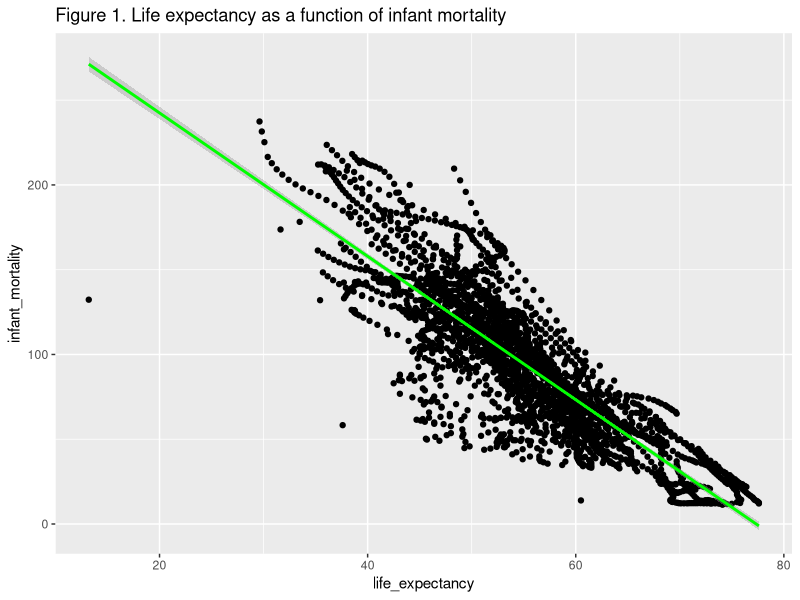
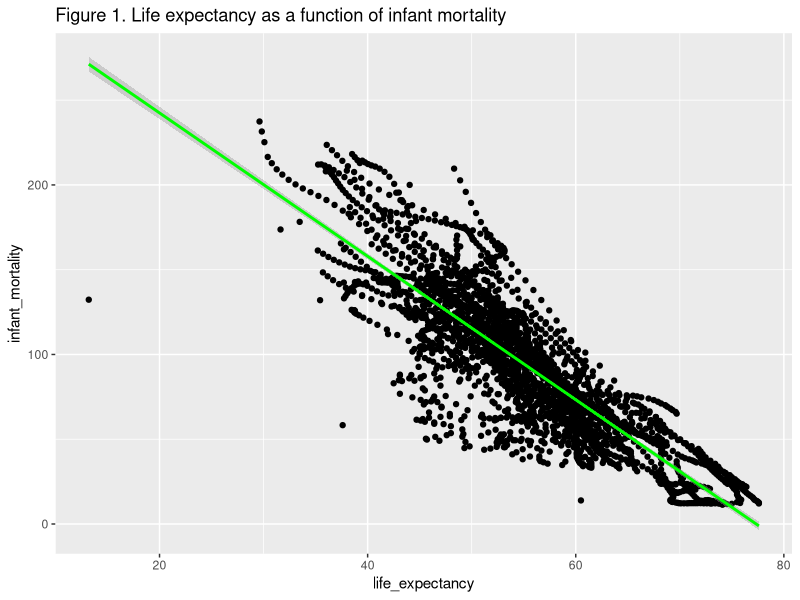
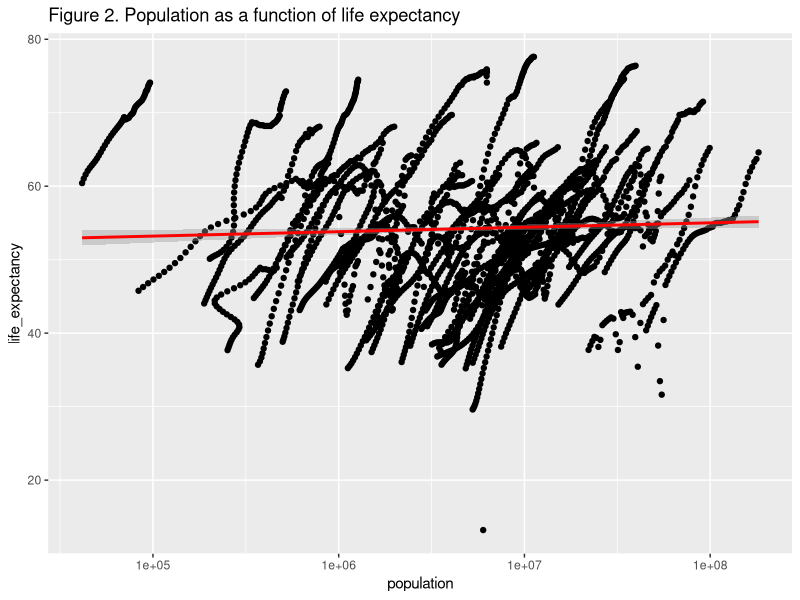
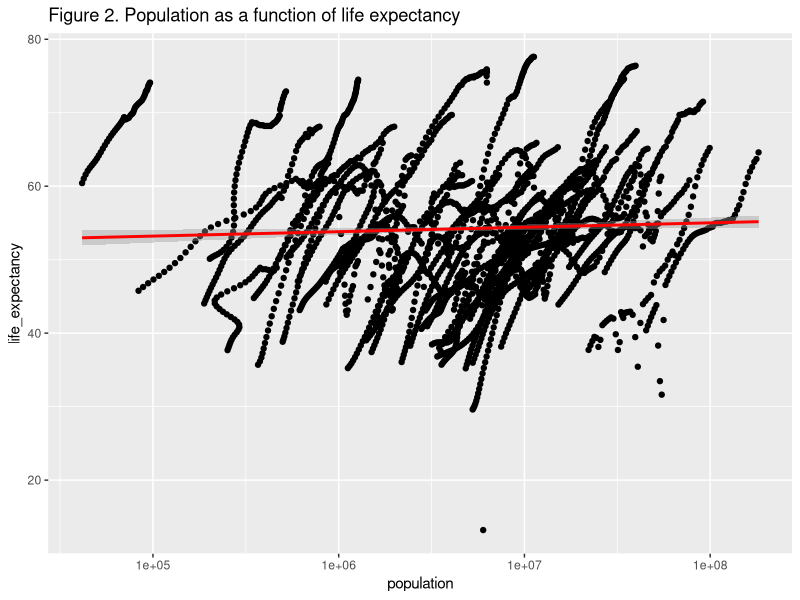
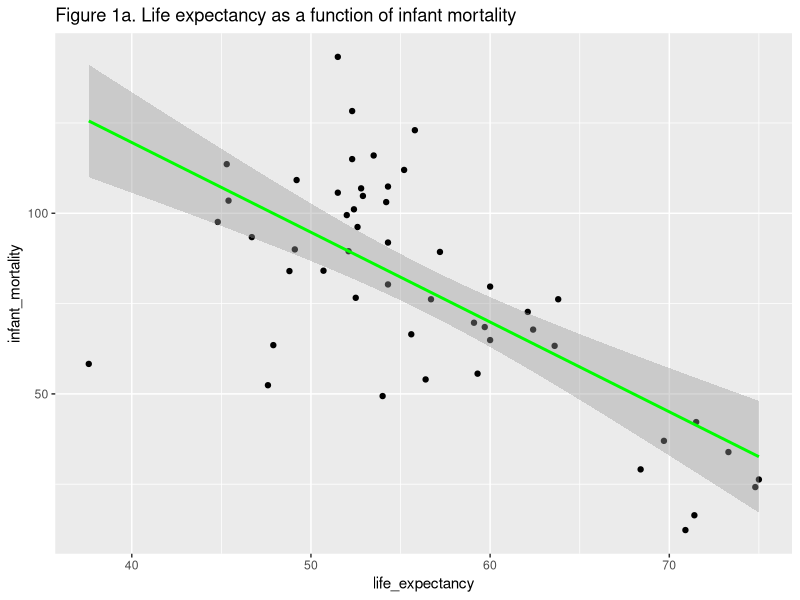
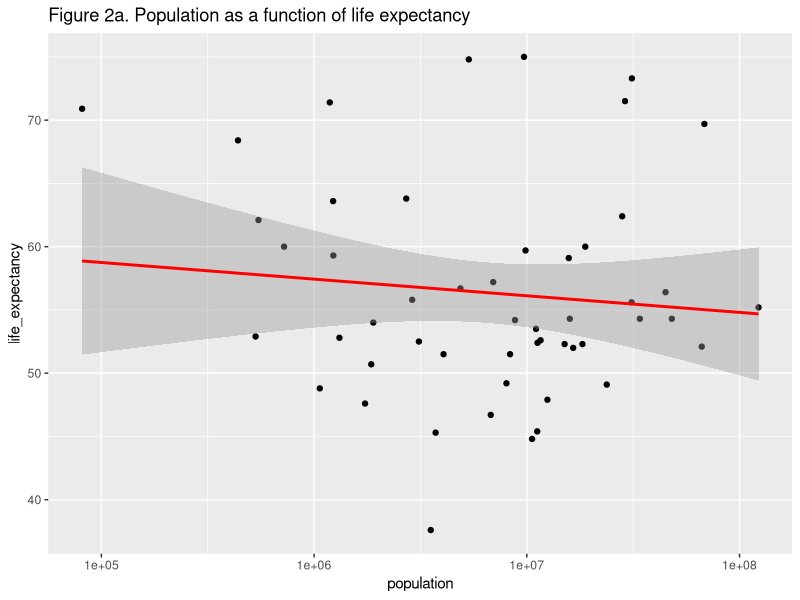
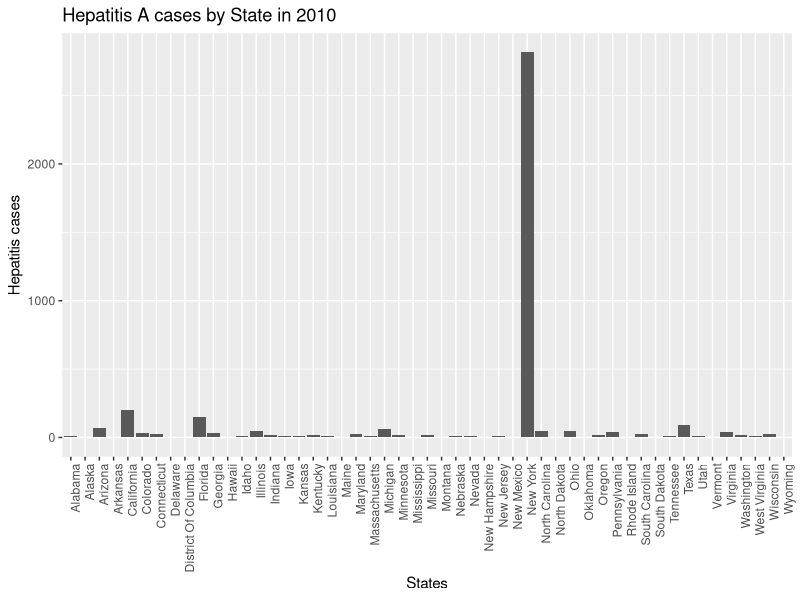
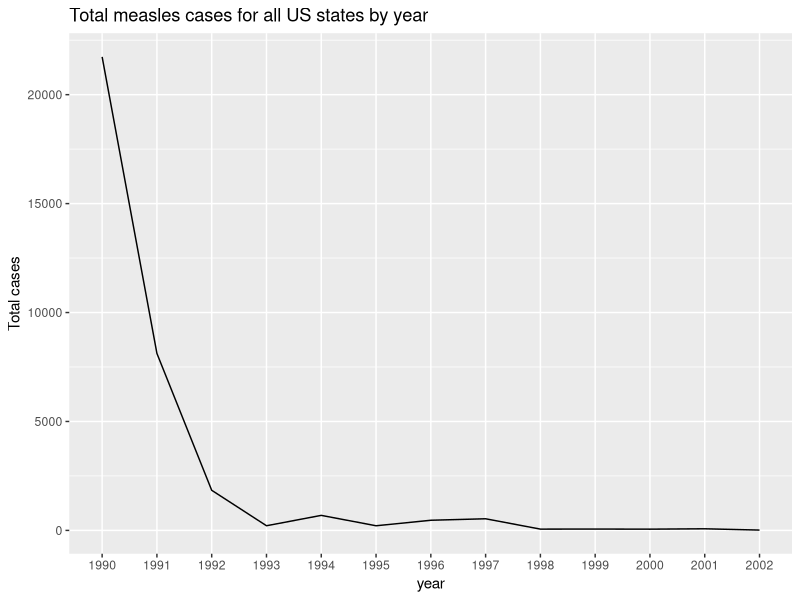

Write R code to recreate these figures, in order.
## ---- chunk 1
install.packages("dslabs", repos = "https://cran.rstudio.com/")
library("dslabs") #load the package.
library("tidyverse") #This is a good package for data processing tasks and since I have it installed, I only had to load it. 
library(ggplot2) #use to generate plots. 
library(dplyr) #load this package if you want to use %>%
## ---- chunk 2
help("gapminder")
## ---- chunk 3
str(gapminder) #get an over view of data structure.
## ---- chunk 4
summary(gapminder)
## ---- chunk 5
class(gapminder)
## ---- chunk 6
africadata <- filter(gapminder, continent == "Africa")
## ---- chunk 7
print(africadata) #view the entire dataset.
str(africadata) #get an overview the data structure.
summary(africadata) #get a summary of data.
dim(africadata) #check the dimensions of data.
## ---- chunk 8
inf.mort_lf.exp <- africadata %>% 
  select("infant_mortality", "life_expectancy") #create a new dataset from africadata that only contains two columns namely, infant_mortality and life_expectancy. 
str(inf.mort_lf.exp) #get an overview of the data structure.
summary(inf.mort_lf.exp) #get a summary of the data.
nrow(inf.mort_lf.exp) #check number of row/observations. 
dim(inf.mort_lf.exp) #check the dimensions of the data.
## ---- chunk 9
pop_lf.exp <- africadata %>%
  select("population", "life_expectancy") #create a new dataset from africadata with only two columns namely, population and life_expectancy. 

str(pop_lf.exp) #get an overview of the data structure.
summary(pop_lf.exp) #get a summary of the data.
dim(pop_lf.exp) #check the dimnensions of the data. 
## ---- chunk 10
pt1 <- inf.mort_lf.exp %>% 
  ggplot(aes(life_expectancy, infant_mortality)) + geom_point(color = "black") + geom_smooth(color = "green",method = 'lm') + labs(title = "Figure 1. Life expectancy as a function of infant mortality")  #generate a scatterplot with regression line to demonstrate the positive or negative correlation. 

plot(pt1) #generate the scatterplot.

print(pt1) #print the plot. 
## ---- chunk 11
pt2 <- pop_lf.exp %>%
  ggplot(aes(population, life_expectancy)) + geom_point(color = "black") + scale_x_log10() + geom_smooth(color = "red", method = 'lm') + labs(title = "Figure 2. Population as a function of life expectancy") #generated a scatterplot with population on the x-axis and life_expectancy on the y-axis.Note: we have set x-axis to log scale. 
plot(pt2) #generate the plot.
print(pt2) # print the plot. 
## ---- chunk 12
summary(africadata$infant_mortality) #look at the summary for NA's. 
sum(is.na(africadata$infant_mortality)) # total number of NA's in infant mortality column.
## ---- chunk 13
missing_df <- africadata %>% 
  select("year", "infant_mortality")  #variable called missing_df with the variables year and infant mortality.
print(missing_df )  #view the newly created dataset.

missing_df <- missing_df %>% 
  filter(is.na(infant_mortality)) %>%  #filter the NA's from infant mortality variable. 
  select(year) %>%    #select the variable year that corresponds with the NA's in infant mortality column.
  distinct()  #use it to avoid repetition of the same years. 
print(missing_df)  #view the dataset.

year_2000 <- africadata %>%  #select the year 2000 from the year column to further investigate by generating plots. 
  filter(year == 2000)
str(year_2000)  #get overview of the data structure.
summary(year_2000)  #summary of the dataset called year_2000 that has 51 observations and 9 variables. 
## ---- chunk 14
pt1.v2 <- year_2000 %>%       #generate a scatterplot of life_expectancy as a function of infant mortality which now holds data for the year 2000 only.
  ggplot(aes(life_expectancy, infant_mortality)) + geom_point(color = "black") + geom_smooth(color = "green", method = 'lm') + labs(title = "Figure 1a. Life expectancy as a function of infant mortality")  #generate scatterplot using this code with a few tweeks in the code to make the plot look better and more colorful. The labs argument is used to add custom titles to the scatterplot.
plot(pt1.v2) #generate the plot. 


pt2.v2 <- year_2000 %>%    #generate a scatterplot of population as a function of life expectancy which now holds data for the year 2000 only with 51 observations.
  ggplot(aes(population, life_expectancy)) + geom_point(color = "black") + scale_x_log10() + geom_smooth(color = "red", method = 'lm') + labs(title = "Figure 2a. Population as a function of life expectancy")   #generate scatterplot using this code with a few tweeks in the code to make the plot look better and more colorful. The argument labs is used to add custom titles to the scatterplot.
plot(pt2.v2)  #generate the plot.
## ---- chunk 15
fit1 <- lm(life_expectancy ~ infant_mortality, data = year_2000) #fit regression model with life expectancy as the outcome and infant mortality as predictor. Note: In the lm function, outcome lies on the left of tilde sign and predictor on the right side.  
summary(fit1) #get the summary of the sample model
## ---- chunk 16
fit2 <- lm(life_expectancy ~ population, data = year_2000) #fit regession model with life expectancy as outcome and population as predictor.

summary(fit2) #get the summary for the fitted model.
## ---- chunk 17
#Get an overview of the us_contagious_diseases data structure
str(us_contagious_diseases)

#Get a summary of the us_contagious_diseases data
summary(us_contagious_diseases)

#Determine the object class for the us_contagious_diseases dataset
class(us_contagious_diseases)

#View the dataset help file information
help(us_contagious_diseases)

#View the dataset as a whole in the console
print(us_contagious_diseases)

## ---- chunk 18
us_illness_20y <- us_contagious_diseases |> filter(year>1989 & year<2011) #Use the filter function to select for the rows that include the years 1990 - 2010

print(us_illness_20y)
## ---- chunk 19
us_illness_20y |> filter(if_any(everything(), is.na)) #Filter used, If_any helps to check all columns, and everything applies the is.na function to all the columns.

## ---- chunk 20
#First we will create an object with all the Hepatitis A cases in 2010 filtered 
hepatitis_A_2010 <- us_contagious_diseases |>filter(disease=='Hepatitis A' & year==2010) 

#We will now get a sum of all the case counts from the hepatitis cases in 2010
hep_A_2010_count <- sum(hepatitis_A_2010 $count)

## ---- chunk 21
#Generate a bar chart that displays Hepatitis A case numbers by state from the year 2010
ggplot(data = hepatitis_A_2010, aes(x =state, y =count)) + geom_bar(stat = "identity") + labs(title = "Hepatitis A cases by State in 2010", x = "States", y = "Hepatitis cases") + theme(axis.text.x = element_text(angle = 90, hjust = 1))
#Use the ggplot function with aes and define the variables, define a bar chart by using geom_bar, add labels with labs, and then specify that the x-axis labels rotate 90 degrees by using the theme function.

## ---- chunk 22
#Use the filter function and view the results
measles_cases <- us_illness_20y|> filter(disease=='Measles')
summary(measles_cases)
print(measles_cases)

## ---- chunk 23
unique(measles_cases$state)
## ---- chunk 24
#We get the total measles cases by grouping the years together and then using the sum function on the count and then summarise these results
measles_total_cases <- measles_cases |> group_by(year) |> summarise(total_cases=sum(count))

print(measles_total_cases)
summary(measles_total_cases)
## ---- chunk 25
#First we want to make sure that years are seen as a factor/categorical for the plot.
measles_total_cases$year <- as.factor(measles_total_cases$year)

#Plot a line graph with the appropriate variables and labels. Ensure that we have group set as 1 since this is a line plot with factors.
ggplot(data = measles_total_cases, aes(x=year, y= total_cases)) + geom_line(group=1) + labs(title= "Total measles cases for all US states by year", x = "year", y = "Total cases")


## ---- chunk 26
#adding an additonal column with the mutate function
measles_percent <- measles_cases|> mutate(percent_affected = count/population*100)

#Reorder the percent of the population affected from highest to lowest
measles_percent_top <- measles_percent |> arrange(desc(percent_affected))

print(measles_percent_top)
## ---- chunk 27
#generate a linear model with the highlighted variables
measles_cases_model <- lm(percent_affected ~ population, data = measles_percent)

#display the results of the linear model
summary(measles_cases_model)
